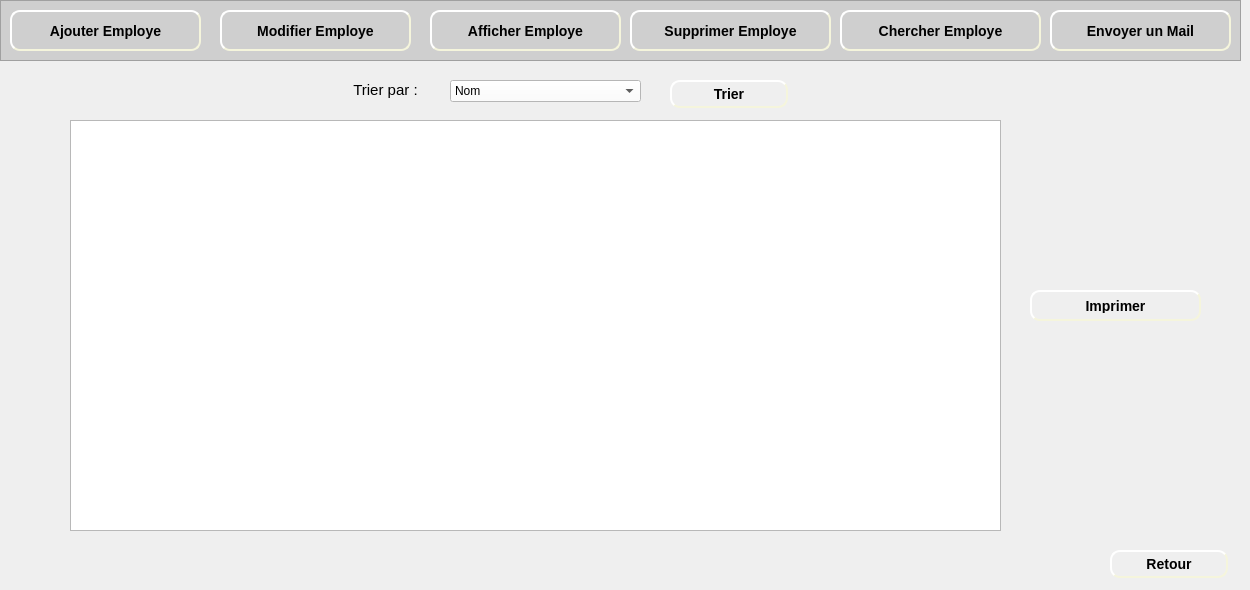
    <widget class="QWidget" name="page_5">
     <widget class="QFrame" name="frame_5">
      <property name="geometry">
       <rect>
        <x>0</x>
        <y>0</y>
        <width>1241</width>
        <height>61</height>
       </rect>
      </property>
      <property name="styleSheet">
       <string notr="true">background-color: rgb(207, 207, 207);</string>
      </property>
      <property name="frameShape">
       <enum>QFrame::StyledPanel</enum>
      </property>
      <property name="frameShadow">
       <enum>QFrame::Raised</enum>
      </property>
      <widget class="QPushButton" name="pushButton_ajouterEmploye_5">
       <property name="geometry">
        <rect>
         <x>10</x>
         <y>10</y>
         <width>191</width>
         <height>41</height>
        </rect>
       </property>
       <property name="styleSheet">
        <string notr="true">#pushButton_ajouterEmploye_5
{
	background-color: rgb(207, 207, 207);
	border-color: beige;
border-style: outset;
  border-width: 2px;
  border-radius: 10px;
  font: bold 14px;
  min-width: 6em;
  padding: 6px;

}
#pushButton_ajouterEmploye_5:hover
{
	border-color: blue;
}</string>
       </property>
       <property name="text">
        <string>Ajouter Employe</string>
       </property>
      </widget>
      <widget class="QLabel" name="label_60">
       <property name="geometry">
        <rect>
         <x>20</x>
         <y>20</y>
         <width>21</width>
         <height>21</height>
        </rect>
       </property>
       <property name="text">
        <string/>
       </property>
       <property name="pixmap">
        <pixmap>../Bouttons/ajouMachine-removebg-preview.png</pixmap>
       </property>
       <property name="scaledContents">
        <bool>true</bool>
       </property>
      </widget>
      <widget class="QPushButton" name="pushButton_modifierEmploye_5">
       <property name="geometry">
        <rect>
         <x>220</x>
         <y>10</y>
         <width>191</width>
         <height>41</height>
        </rect>
       </property>
       <property name="styleSheet">
        <string notr="true">#pushButton_modifierEmploye_5
{
	background-color: rgb(207, 207, 207);
	border-color: beige;
border-style: outset;
  border-width: 2px;
  border-radius: 10px;
  font: bold 14px;
  min-width: 6em;
  padding: 6px;

}
#pushButton_modifierEmploye_5:hover
{
	border-color: blue;
}</string>
       </property>
       <property name="text">
        <string>Modifier Employe</string>
       </property>
      </widget>
      <widget class="QLabel" name="label_61">
       <property name="geometry">
        <rect>
         <x>230</x>
         <y>20</y>
         <width>21</width>
         <height>21</height>
        </rect>
       </property>
       <property name="text">
        <string/>
       </property>
       <property name="pixmap">
        <pixmap>../Bouttons/modifier-removebg-preview.png</pixmap>
       </property>
       <property name="scaledContents">
        <bool>true</bool>
       </property>
      </widget>
      <widget class="QPushButton" name="pushButton_afficherEmploye_4">
       <property name="geometry">
        <rect>
         <x>430</x>
         <y>10</y>
         <width>191</width>
         <height>41</height>
        </rect>
       </property>
       <property name="styleSheet">
        <string notr="true">#pushButton_afficherEmploye_4
{

	border-color: beige;
border-style: outset;
  border-width: 2px;
  border-radius: 10px;
  font: bold 14px;
  min-width: 6em;
  padding: 6px;

}
#pushButton_afficherEmploye_4:hover
{
	border-color: blue;
}</string>
       </property>
       <property name="text">
        <string>Afficher Employe</string>
       </property>
      </widget>
      <widget class="QLabel" name="label_62">
       <property name="geometry">
        <rect>
         <x>440</x>
         <y>20</y>
         <width>21</width>
         <height>21</height>
        </rect>
       </property>
       <property name="text">
        <string/>
       </property>
       <property name="pixmap">
        <pixmap>../Bouttons/afficher-removebg-preview.png</pixmap>
       </property>
       <property name="scaledContents">
        <bool>true</bool>
       </property>
      </widget>
      <widget class="QPushButton" name="pushButton_supprimerEmploye_4">
       <property name="geometry">
        <rect>
         <x>630</x>
         <y>10</y>
         <width>201</width>
         <height>41</height>
        </rect>
       </property>
       <property name="styleSheet">
        <string notr="true">#pushButton_supprimerEmploye_4
{
	background-color: rgb(207, 207, 207);
	border-color: beige;
border-style: outset;
  border-width: 2px;
  border-radius: 10px;
  font: bold 14px;
  min-width: 6em;
  padding: 6px;

}
#pushButton_supprimerEmploye_4:hover
{
	border-color: blue;
}</string>
       </property>
       <property name="text">
        <string>Supprimer Employe</string>
       </property>
      </widget>
      <widget class="QLabel" name="label_63">
       <property name="geometry">
        <rect>
         <x>640</x>
         <y>20</y>
         <width>21</width>
         <height>21</height>
        </rect>
       </property>
       <property name="text">
        <string/>
       </property>
       <property name="pixmap">
        <pixmap>../Bouttons/supprimerMachine-removebg-preview.png</pixmap>
       </property>
       <property name="scaledContents">
        <bool>true</bool>
       </property>
      </widget>
      <widget class="QPushButton" name="pushButton_5">
       <property name="geometry">
        <rect>
         <x>840</x>
         <y>10</y>
         <width>201</width>
         <height>41</height>
        </rect>
       </property>
       <property name="styleSheet">
        <string notr="true">#pushButton_5
{

	border-color: beige;
border-style: outset;
  border-width: 2px;
  border-radius: 10px;
  font: bold 14px;
  min-width: 6em;
  padding: 6px;

}
#pushButton_5:hover
{
	border-color: blue;
}</string>
       </property>
       <property name="text">
        <string>Chercher Employe</string>
       </property>
      </widget>
      <widget class="QLabel" name="label_104">
       <property name="geometry">
        <rect>
         <x>850</x>
         <y>20</y>
         <width>21</width>
         <height>21</height>
        </rect>
       </property>
       <property name="text">
        <string/>
       </property>
       <property name="pixmap">
        <pixmap>../Bouttons/consulter-removebg-preview.png</pixmap>
       </property>
       <property name="scaledContents">
        <bool>true</bool>
       </property>
      </widget>
      <widget class="QPushButton" name="pushButton_envoyerMail_4">
       <property name="geometry">
        <rect>
         <x>1050</x>
         <y>10</y>
         <width>181</width>
         <height>41</height>
        </rect>
       </property>
       <property name="styleSheet">
        <string notr="true">#pushButton_envoyerMail_4
{

	border-color: beige;
border-style: outset;
  border-width: 2px;
  border-radius: 10px;
  font: bold 14px;
  min-width: 6em;
  padding: 6px;

}
#pushButton_envoyerMail_4:hover
{
	border-color: blue;
}</string>
       </property>
       <property name="text">
        <string>Envoyer un Mail</string>
       </property>
      </widget>
      <widget class="QLabel" name="label_131">
       <property name="geometry">
        <rect>
         <x>1060</x>
         <y>20</y>
         <width>21</width>
         <height>16</height>
        </rect>
       </property>
       <property name="text">
        <string/>
       </property>
       <property name="pixmap">
        <pixmap>../Bouttons/mail-removebg-preview.png</pixmap>
       </property>
       <property name="scaledContents">
        <bool>true</bool>
       </property>
      </widget>
     </widget>
     <widget class="QLabel" name="label_9">
      <property name="geometry">
       <rect>
        <x>0</x>
        <y>60</y>
        <width>1241</width>
        <height>521</height>
       </rect>
      </property>
      <property name="text">
       <string/>
      </property>
      <property name="pixmap">
       <pixmap>../Bouttons/fontFinal.jpg</pixmap>
      </property>
      <property name="scaledContents">
       <bool>true</bool>
      </property>
     </widget>
     <widget class="QLabel" name="label_10">
      <property name="geometry">
       <rect>
        <x>340</x>
        <y>70</y>
        <width>91</width>
        <height>41</height>
       </rect>
      </property>
      <property name="text">
       <string>&lt;html&gt;&lt;head/&gt;&lt;body&gt;&lt;p align=&quot;center&quot;&gt;&lt;span style=&quot; font-size:11pt;&quot;&gt;Trier par :&lt;/span&gt;&lt;/p&gt;&lt;/body&gt;&lt;/html&gt;</string>
      </property>
     </widget>
     <widget class="QComboBox" name="comboBox_tri">
      <property name="geometry">
       <rect>
        <x>450</x>
        <y>80</y>
        <width>191</width>
        <height>22</height>
       </rect>
      </property>
      <property name="styleSheet">
       <string notr="true">background-color: rgb(255, 255, 255);</string>
      </property>
      <item>
       <property name="text">
        <string>Nom</string>
       </property>
      </item>
      <item>
       <property name="text">
        <string>Identifiant</string>
       </property>
      </item>
      <item>
       <property name="text">
        <string>Cin</string>
       </property>
      </item>
     </widget>
     <widget class="QTableView" name="tabEmploye">
      <property name="geometry">
       <rect>
        <x>70</x>
        <y>120</y>
        <width>931</width>
        <height>411</height>
       </rect>
      </property>
     </widget>
     <widget class="QPushButton" name="pushButton_retour_3">
      <property name="geometry">
       <rect>
        <x>1110</x>
        <y>550</y>
        <width>118</width>
        <height>28</height>
       </rect>
      </property>
      <property name="styleSheet">
       <string notr="true">#pushButton_retour_3
{
	
	border-color: beige;
border-style: outset;
  border-width: 2px;
  border-radius: 10px;
  font: bold 14px;
  min-width: 6em;
  padding: 6px;

}
#pushButton_retour_3:hover
{
	border-color: blue;
}</string>
      </property>
      <property name="text">
       <string>Retour</string>
      </property>
     </widget>
     <widget class="QLabel" name="label_47">
      <property name="geometry">
       <rect>
        <x>1120</x>
        <y>560</y>
        <width>21</width>
        <height>16</height>
       </rect>
      </property>
      <property name="text">
       <string/>
      </property>
      <property name="pixmap">
       <pixmap>../Bouttons/retour-removebg-preview.png</pixmap>
      </property>
      <property name="scaledContents">
       <bool>true</bool>
      </property>
     </widget>
     <widget class="QPushButton" name="pushButton_triEmploye">
      <property name="geometry">
       <rect>
        <x>670</x>
        <y>80</y>
        <width>118</width>
        <height>28</height>
       </rect>
      </property>
      <property name="styleSheet">
       <string notr="true">#pushButton_triEmploye
{
	
	border-color: beige;
border-style: outset;
  border-width: 2px;
  border-radius: 10px;
  font: bold 14px;
  min-width: 6em;
  padding: 6px;

}
#pushButton_triEmploye:hover
{
	border-color: blue;
}</string>
      </property>
      <property name="text">
       <string>Trier</string>
      </property>
     </widget>
     <widget class="QPushButton" name="pushButton_imprimer">
      <property name="geometry">
       <rect>
        <x>1030</x>
        <y>290</y>
        <width>171</width>
        <height>31</height>
       </rect>
      </property>
      <property name="styleSheet">
       <string notr="true">#pushButton_imprimer
{
	
	border-color: beige;
border-style: outset;
  border-width: 2px;
  border-radius: 10px;
  font: bold 14px;
  min-width: 6em;
  padding: 6px;

}
#pushButton_imprimer:hover
{
	border-color: blue;
}</string>
      </property>
      <property name="text">
       <string>Imprimer</string>
      </property>
     </widget>
     <widget class="QLabel" name="label_20">
      <property name="geometry">
       <rect>
        <x>1040</x>
        <y>290</y>
        <width>41</width>
        <height>31</height>
       </rect>
      </property>
      <property name="text">
       <string/>
      </property>
      <property name="pixmap">
       <pixmap>../Bouttons/imprimer-removebg-preview.png</pixmap>
      </property>
      <property name="scaledContents">
       <bool>true</bool>
      </property>
     </widget>
    </widget>
